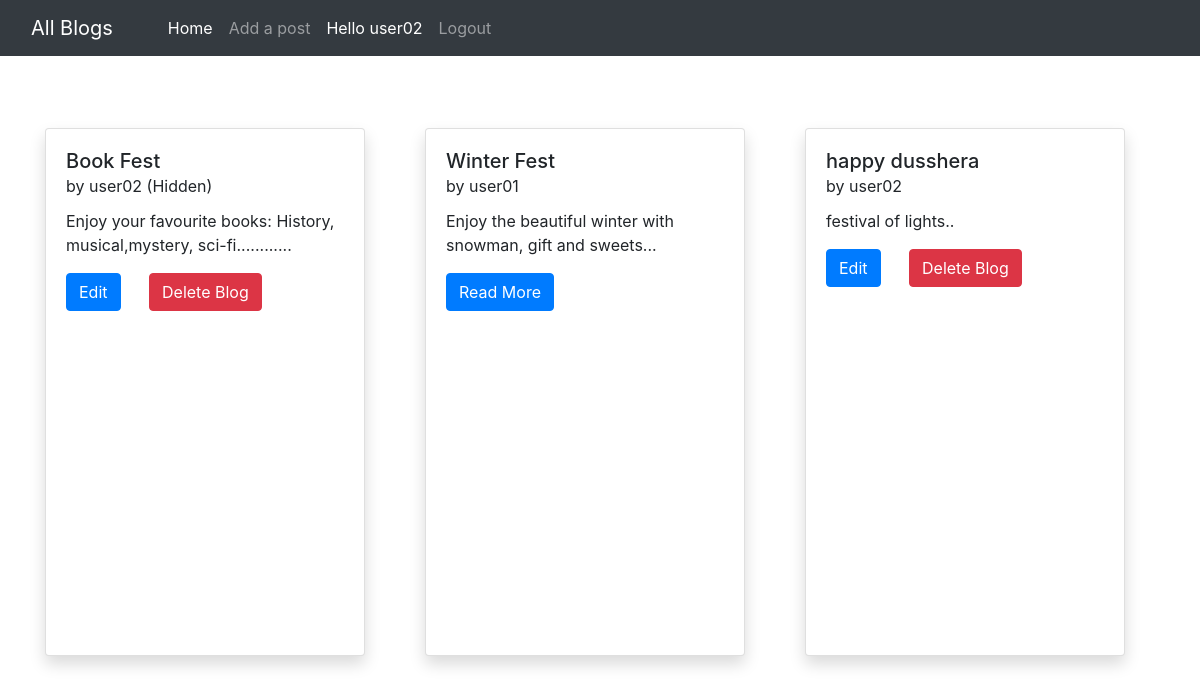
The page / (signed in) on the database its author committed.
### blog/models.py (models this page shows, shortened)
class Post(models.Model):
    title=models.CharField(max_length=255)
    slug = models.SlugField(max_length=200, unique=True)
    author= models.ForeignKey(User, on_delete=models.CASCADE)
    content=models.TextField()
    created_on = models.DateTimeField(auto_now_add=True)
    updated_on = models.DateTimeField(auto_now= True)
    published = models.BooleanField(default=False)
    category = models.ForeignKey(Category, null=True, blank=True, on_delete=models.SET_NULL)
    class Meta:
        ordering = ['-created_on']

### blog/views.py (the view)
# urls.py: path("", PostList.as_view(), name="blogs"),
class PostList(generic.ListView):
    queryset = Post.objects.order_by('-created_on')
    template_name = 'dashboard.html'
    def get_context_data(self, *args, object_list=None, **kwargs):
        super_context = super().get_context_data(*args, object_list=object_list, **kwargs)
        super_context.update({'posts':super_context.get('object_list')})
        return super_context
    def get_queryset(self):
        queryset = super().get_queryset()
        if not self.request.user.is_authenticated:
            queryset = queryset.filter(published=True)
        else:
            queryset = queryset.exclude(~Q(published=True) & ~Q(author=self.request.user))
        return queryset

### templates/dashboard.html (shortened to what this page needs)
{% extends 'base.html' %}
{% block dashboardactive %} active {% endblock dashboardactive %}
{% block body %}
<div class="container mt-5 mb-3">
    <div class="row">
        {% for post in posts %}
        <div class="col-lg-4 my-4">
            <div class="card shadow" style="width: 20rem; height: 33rem;">
                <div class="card-body">
                  <h5 class="card-title">{{post.title}} <br><small>by {{post.author}} {% if not post.published %}(Hidden){% endif %}</small></h5>
                  <p class="card-text">{{post.content| truncatechars:210}}</p>
                  {% if user.is_superuser or user.id == post.author.id %}
                  <a href="/post/{{post.slug}}/edit" class="btn btn-primary">
                  Edit
                  </a>
                  {% else %}
                  <a href="/post/{{post.slug}}" class="btn btn-primary">
                  Read More
                  </a>
                    {% endif %}
                  {% if user.is_superuser or user.id == post.author.id %}
                  <a href="/post/{{post.id}}/delete" class="btn btn-danger mx-4">Delete Blog</a>
                  {% endif %}
                </div>
              </div>
        </div>
        {% endfor %}
    </div>
</div>
{% endblock %}

### templates/base.html (shortened to what this page needs)
<!doctype html>
<html lang="en">
  <head>
    <link href="//maxcdn.bootstrapcdn.com/bootstrap/4.1.1/css/bootstrap.min.css" rel="stylesheet" id="bootstrap-css">
    <link href="https://cdn.jsdelivr.net/npm/bootstrap@5.0.2/dist/css/bootstrap.min.css" rel="stylesheet">
    <link rel="stylesheet" href="https://maxcdn.bootstrapcdn.com/bootstrap/4.0.0/css/bootstrap.min.css">
  </head>
  <body>
    <nav class="navbar navbar-expand-lg navbar-dark bg-dark sticky-top">
        <div class="container-fluid">
          <a class="navbar-brand" href="#">All Blogs</a>
          <div class="collapse navbar-collapse" id="navbarSupportedContent">
          <div class="container mx-3">
            <ul class="navbar-nav me-auto mb-2 mb-lg-0">
              <li class="nav-item">
                <a class="nav-link {% block dashboardactive %} {% endblock dashboardactive %}" aria-current="page" href="/">Home</a>
              </li>
              {% if user.is_authenticated %}
              <li class="nav-item">
                <a class="nav-link {% block add_blogs_active %} {% endblock add_blogs_active %}" href="/post/add">Add a post</a>
              </li>
              <li class="nav-item">
                <a class="nav-link active" href="#">
                  <div class="text-reset">Hello {{request.user}}</div>
                  </a>
              </li>
              <li class="nav-item">
                <a class="nav-link" href="/logout/">Logout</a>
              </li>
              {% else %}
               <li class="nav-item">
                <a class="nav-link {% block loginactive %} {% endblock loginactive %}" href="/login/">Login</a>
              </li>
              {% endif %}
            </ul>
            </div>
          </div>
        </div>
      </nav>
      {% block body %}
      {% endblock body %}
</body>
</html>

### rows shown on the page
Post: title "Book Fest", author "user02", published "(Hidden)", content "Enjoy your favourite books: History, musical,mystery, sci-fi............"
Post: title "Winter Fest", author "user01", content "Enjoy the beautiful winter with snowman, gift and sweets..."
Post: title "happy dusshera", author "user02", content "festival of lights.."

### other values the page prints
{{ request.user }} "user02"
